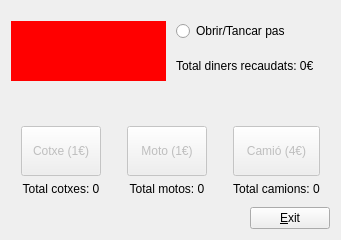
<?xml version="1.0" encoding="UTF-8"?>
<ui version="4.0">
 <class>Exercici1</class>
 <widget class="QWidget" name="Exercici1">
  <property name="geometry">
   <rect>
    <x>0</x>
    <y>0</y>
    <width>322</width>
    <height>240</height>
   </rect>
  </property>
  <property name="windowTitle">
   <string>Widget</string>
  </property>
  <property name="styleSheet">
   <string notr="true"/>
  </property>
  <layout class="QVBoxLayout" name="verticalLayout">
   <item>
    <layout class="QHBoxLayout" name="horizontalLayout1">
     <property name="spacing">
      <number>10</number>
     </property>
     <property name="leftMargin">
      <number>0</number>
     </property>
     <property name="topMargin">
      <number>10</number>
     </property>
     <property name="rightMargin">
      <number>0</number>
     </property>
     <property name="bottomMargin">
      <number>10</number>
     </property>
     <item>
      <widget class="MyLabel" name="label">
       <property name="minimumSize">
        <size>
         <width>0</width>
         <height>60</height>
        </size>
       </property>
       <property name="styleSheet">
        <string notr="true">background-color: rgb(255, 0, 0);</string>
       </property>
       <property name="text">
        <string/>
       </property>
      </widget>
     </item>
     <item>
      <layout class="QVBoxLayout" name="verticalLayout_6">
       <item>
        <widget class="QRadioButton" name="HighwayEnabled">
         <property name="text">
          <string>Obrir/Tancar pas</string>
         </property>
        </widget>
       </item>
       <item>
        <widget class="MyLabel" name="TotalMoney">
         <property name="text">
          <string>Total diners recaudats: 0€</string>
         </property>
        </widget>
       </item>
      </layout>
     </item>
    </layout>
   </item>
   <item>
    <spacer name="verticalSpacer">
     <property name="orientation">
      <enum>Qt::Vertical</enum>
     </property>
     <property name="sizeHint" stdset="0">
      <size>
       <width>20</width>
       <height>5</height>
      </size>
     </property>
    </spacer>
   </item>
   <item>
    <layout class="QHBoxLayout" name="horizontalLayout_2">
     <item>
      <layout class="QVBoxLayout" name="verticalLayout_4">
       <property name="leftMargin">
        <number>10</number>
       </property>
       <property name="topMargin">
        <number>5</number>
       </property>
       <property name="rightMargin">
        <number>10</number>
       </property>
       <property name="bottomMargin">
        <number>5</number>
       </property>
       <item>
        <widget class="QPushButton" name="CarButton">
         <property name="enabled">
          <bool>false</bool>
         </property>
         <property name="minimumSize">
          <size>
           <width>0</width>
           <height>50</height>
          </size>
         </property>
         <property name="text">
          <string>Cotxe (1€)</string>
         </property>
        </widget>
       </item>
       <item>
        <widget class="MyLabel" name="TotalCars">
         <property name="text">
          <string>Total cotxes: 0</string>
         </property>
         <property name="alignment">
          <set>Qt::AlignCenter</set>
         </property>
        </widget>
       </item>
      </layout>
     </item>
     <item>
      <layout class="QVBoxLayout" name="verticalLayout_3">
       <property name="leftMargin">
        <number>10</number>
       </property>
       <property name="topMargin">
        <number>5</number>
       </property>
       <property name="rightMargin">
        <number>10</number>
       </property>
       <property name="bottomMargin">
        <number>5</number>
       </property>
       <item>
        <widget class="QPushButton" name="MotorcycleButton">
         <property name="enabled">
          <bool>false</bool>
         </property>
         <property name="minimumSize">
          <size>
           <width>0</width>
           <height>50</height>
          </size>
         </property>
         <property name="text">
          <string>Moto (1€)</string>
         </property>
        </widget>
       </item>
       <item>
        <widget class="MyLabel" name="TotalMotorcycle">
         <property name="text">
          <string>Total motos: 0</string>
         </property>
         <property name="alignment">
          <set>Qt::AlignCenter</set>
         </property>
        </widget>
       </item>
      </layout>
     </item>
     <item>
      <layout class="QVBoxLayout" name="verticalLayout_5">
       <property name="leftMargin">
        <number>10</number>
       </property>
       <property name="topMargin">
        <number>5</number>
       </property>
       <property name="rightMargin">
        <number>10</number>
       </property>
       <property name="bottomMargin">
        <number>5</number>
       </property>
       <item>
        <widget class="QPushButton" name="TruckButton">
         <property name="enabled">
          <bool>false</bool>
         </property>
         <property name="minimumSize">
          <size>
           <width>0</width>
           <height>50</height>
          </size>
         </property>
         <property name="text">
          <string>Camió (4€)</string>
         </property>
        </widget>
       </item>
       <item>
        <widget class="MyLabel" name="TotalTrucks">
         <property name="text">
          <string>Total camions: 0</string>
         </property>
         <property name="alignment">
          <set>Qt::AlignCenter</set>
         </property>
        </widget>
       </item>
      </layout>
     </item>
    </layout>
   </item>
   <item>
    <layout class="QHBoxLayout" name="horizontalLayout">
     <item>
      <spacer name="horizontalSpacer">
       <property name="orientation">
        <enum>Qt::Horizontal</enum>
       </property>
       <property name="sizeHint" stdset="0">
        <size>
         <width>298</width>
         <height>20</height>
        </size>
       </property>
      </spacer>
     </item>
     <item>
      <widget class="QPushButton" name="exitButton">
       <property name="text">
        <string>&amp;Exit</string>
       </property>
      </widget>
     </item>
    </layout>
   </item>
  </layout>
 </widget>
 <customwidgets>
  <customwidget>
   <class>MyLabel</class>
   <extends>QLabel</extends>
   <header>MyLabel.h</header>
   <slots>
    <slot>ChangeHighwayColor(bool)</slot>
    <slot>UpdateCarMotorcyclePrice()</slot>
    <slot>UpdateTruckPrice()</slot>
    <slot>UpdateCarNum()</slot>
    <slot>UpdateMotorcycleNum()</slot>
    <slot>UpdateTruckNum()</slot>
   </slots>
  </customwidget>
 </customwidgets>
 <resources/>
 <connections>
  <connection>
   <sender>exitButton</sender>
   <signal>clicked()</signal>
   <receiver>Exercici1</receiver>
   <slot>close()</slot>
   <hints>
    <hint type="sourcelabel">
     <x>304</x>
     <y>230</y>
    </hint>
    <hint type="destinationlabel">
     <x>239</x>
     <y>229</y>
    </hint>
   </hints>
  </connection>
  <connection>
   <sender>HighwayEnabled</sender>
   <signal>toggled(bool)</signal>
   <receiver>label</receiver>
   <slot>ChangeHighwayColor(bool)</slot>
   <hints>
    <hint type="sourcelabel">
     <x>196</x>
     <y>23</y>
    </hint>
    <hint type="destinationlabel">
     <x>122</x>
     <y>22</y>
    </hint>
   </hints>
  </connection>
  <connection>
   <sender>CarButton</sender>
   <signal>clicked()</signal>
   <receiver>TotalMoney</receiver>
   <slot>UpdateCarMotorcyclePrice()</slot>
   <hints>
    <hint type="sourcelabel">
     <x>68</x>
     <y>166</y>
    </hint>
    <hint type="destinationlabel">
     <x>168</x>
     <y>65</y>
    </hint>
   </hints>
  </connection>
  <connection>
   <sender>MotorcycleButton</sender>
   <signal>clicked()</signal>
   <receiver>TotalMoney</receiver>
   <slot>UpdateCarMotorcyclePrice()</slot>
   <hints>
    <hint type="sourcelabel">
     <x>170</x>
     <y>157</y>
    </hint>
    <hint type="destinationlabel">
     <x>212</x>
     <y>68</y>
    </hint>
   </hints>
  </connection>
  <connection>
   <sender>HighwayEnabled</sender>
   <signal>toggled(bool)</signal>
   <receiver>CarButton</receiver>
   <slot>setEnabled(bool)</slot>
   <hints>
    <hint type="sourcelabel">
     <x>200</x>
     <y>22</y>
    </hint>
    <hint type="destinationlabel">
     <x>37</x>
     <y>179</y>
    </hint>
   </hints>
  </connection>
  <connection>
   <sender>HighwayEnabled</sender>
   <signal>toggled(bool)</signal>
   <receiver>MotorcycleButton</receiver>
   <slot>setEnabled(bool)</slot>
   <hints>
    <hint type="sourcelabel">
     <x>262</x>
     <y>25</y>
    </hint>
    <hint type="destinationlabel">
     <x>149</x>
     <y>164</y>
    </hint>
   </hints>
  </connection>
  <connection>
   <sender>HighwayEnabled</sender>
   <signal>toggled(bool)</signal>
   <receiver>TruckButton</receiver>
   <slot>setEnabled(bool)</slot>
   <hints>
    <hint type="sourcelabel">
     <x>254</x>
     <y>29</y>
    </hint>
    <hint type="destinationlabel">
     <x>266</x>
     <y>156</y>
    </hint>
   </hints>
  </connection>
  <connection>
   <sender>TruckButton</sender>
   <signal>clicked()</signal>
   <receiver>TotalMoney</receiver>
   <slot>UpdateTruckPrice()</slot>
   <hints>
    <hint type="sourcelabel">
     <x>243</x>
     <y>156</y>
    </hint>
    <hint type="destinationlabel">
     <x>259</x>
     <y>65</y>
    </hint>
   </hints>
  </connection>
  <connection>
   <sender>CarButton</sender>
   <signal>clicked()</signal>
   <receiver>TotalCars</receiver>
   <slot>UpdateCarNum()</slot>
   <hints>
    <hint type="sourcelabel">
     <x>24</x>
     <y>167</y>
    </hint>
    <hint type="destinationlabel">
     <x>34</x>
     <y>197</y>
    </hint>
   </hints>
  </connection>
  <connection>
   <sender>MotorcycleButton</sender>
   <signal>clicked()</signal>
   <receiver>TotalMotorcycle</receiver>
   <slot>UpdateMotorcycleNum()</slot>
   <hints>
    <hint type="sourcelabel">
     <x>184</x>
     <y>163</y>
    </hint>
    <hint type="destinationlabel">
     <x>174</x>
     <y>195</y>
    </hint>
   </hints>
  </connection>
  <connection>
   <sender>TruckButton</sender>
   <signal>clicked()</signal>
   <receiver>TotalTrucks</receiver>
   <slot>UpdateTruckNum()</slot>
   <hints>
    <hint type="sourcelabel">
     <x>293</x>
     <y>167</y>
    </hint>
    <hint type="destinationlabel">
     <x>285</x>
     <y>195</y>
    </hint>
   </hints>
  </connection>
 </connections>
</ui>
